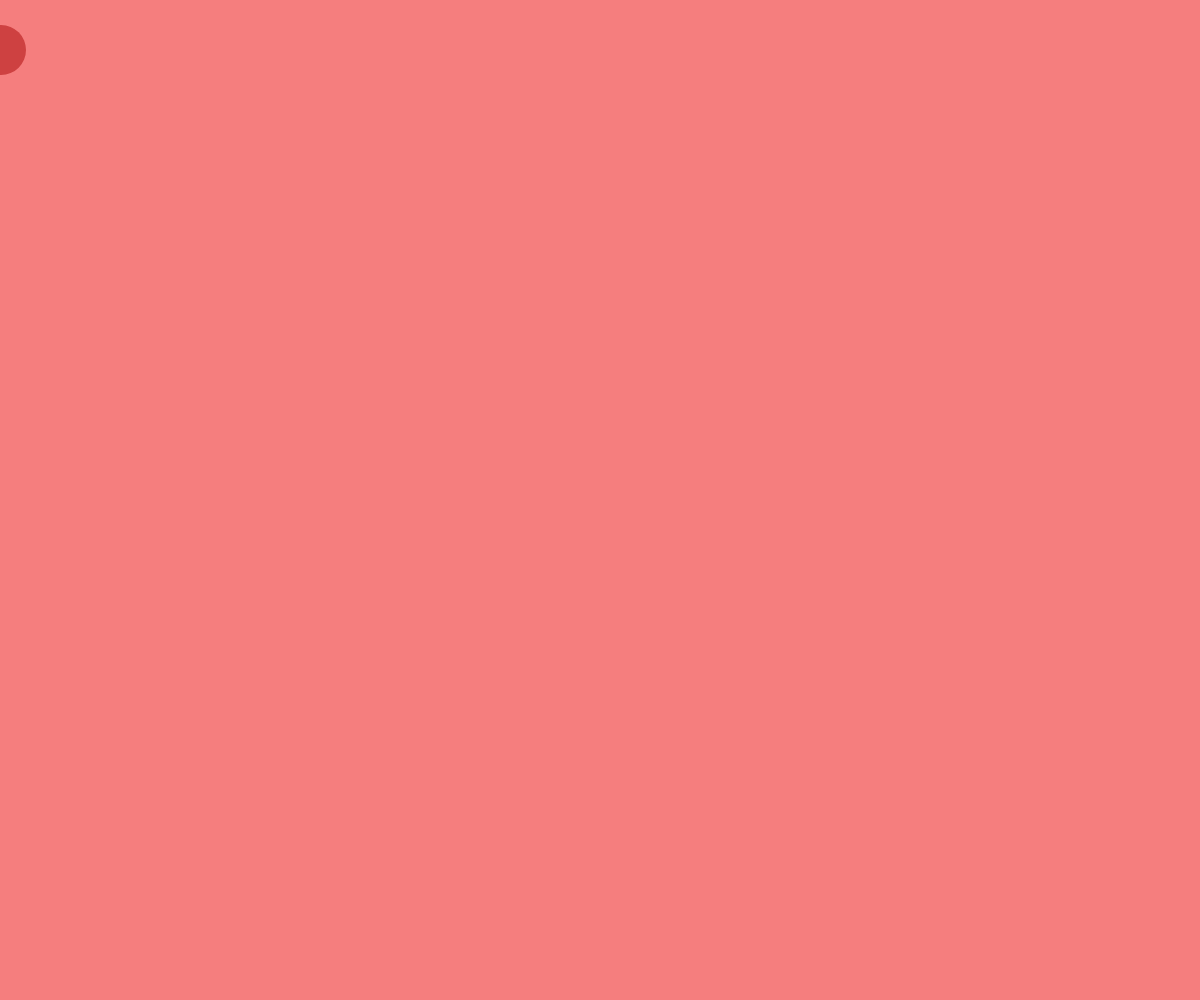
Frame 1 (no input)
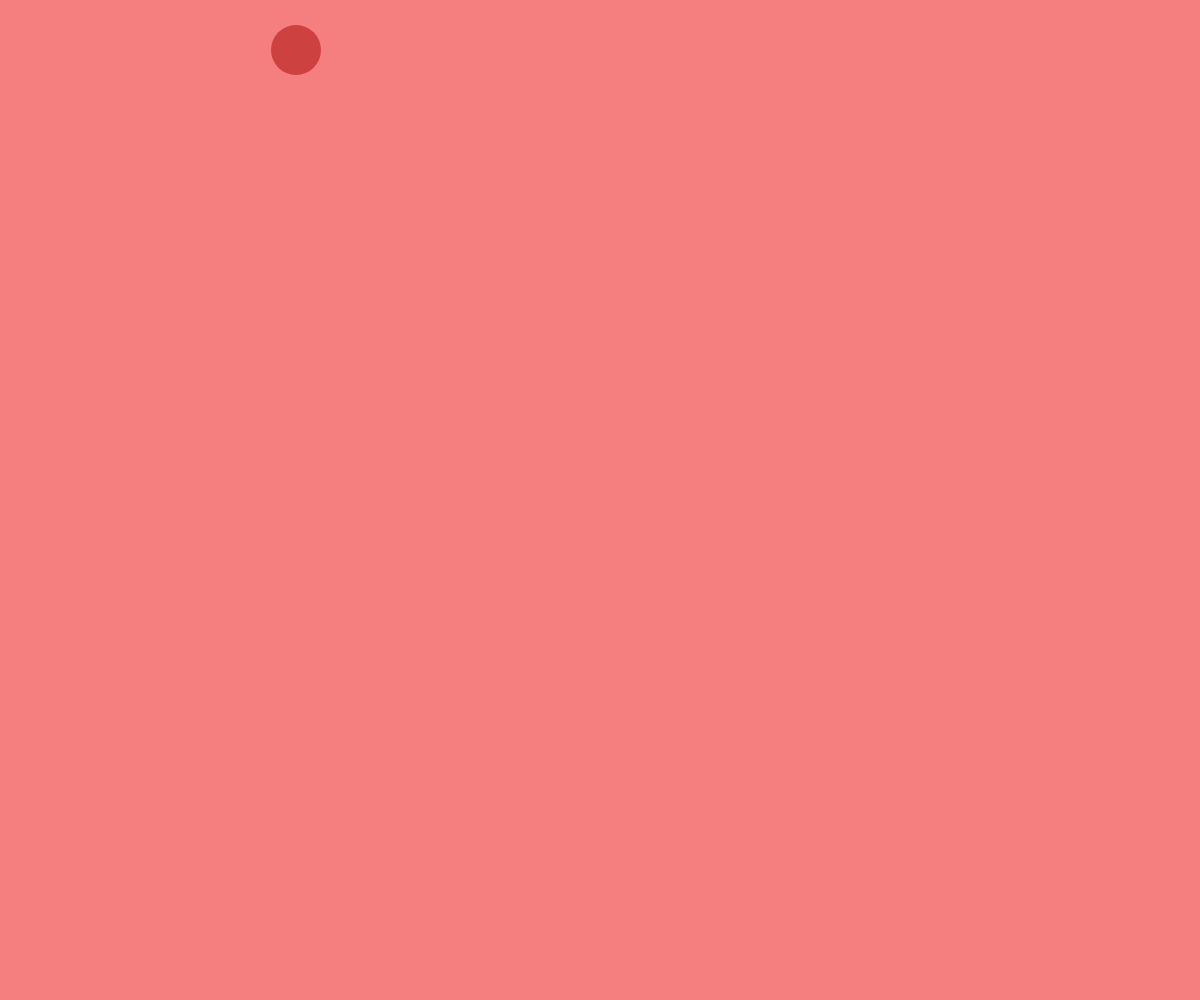
Frame 60 (no input)
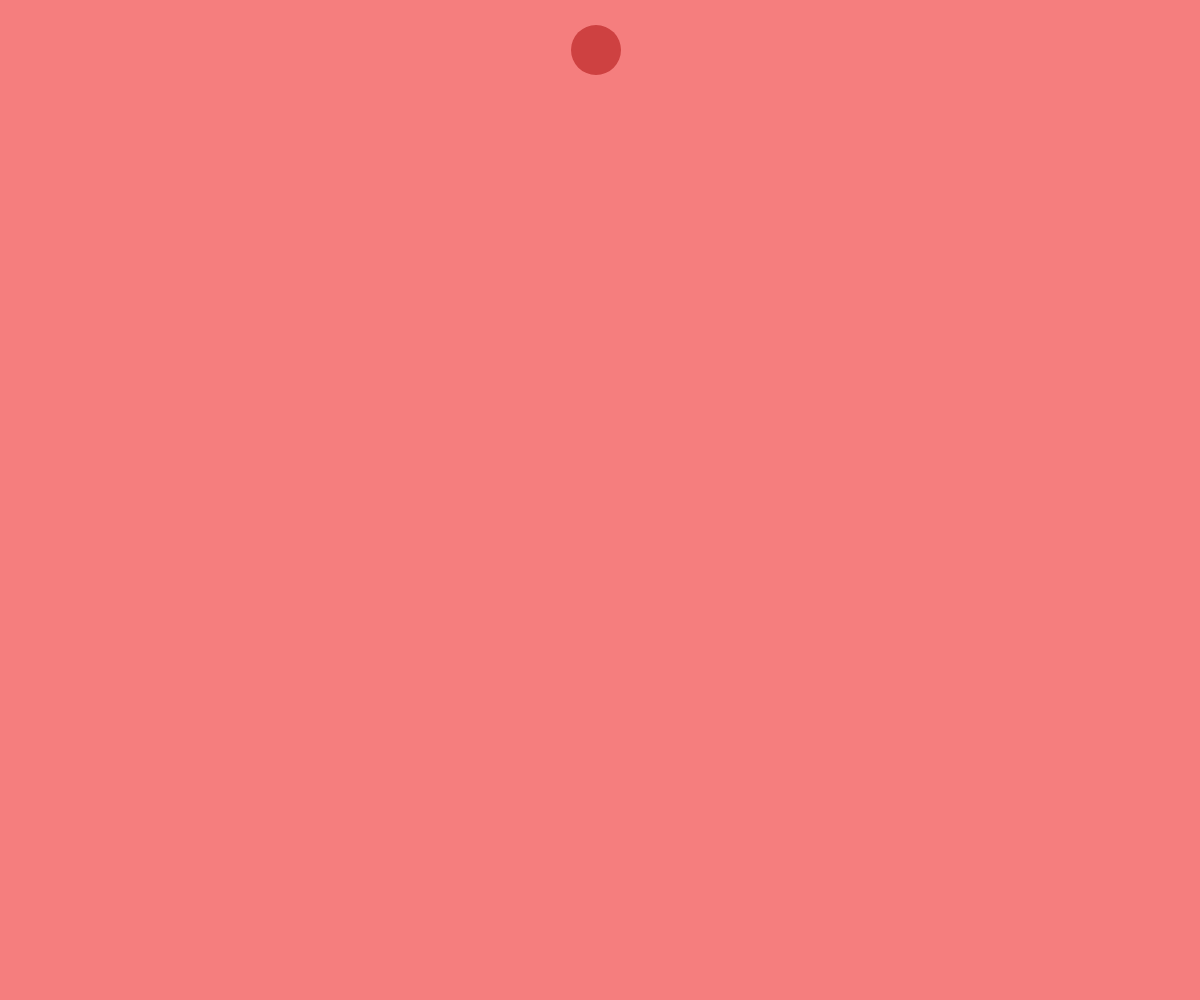
Frame 120 (the mouse pressed at the canvas centre since frame 60)

The p5.js sketch that drew these frames (run headless with seeded random() and noise() and a simulated clock; from frame 60 on, the mouse is pressed at the canvas centre):

// p5.js sketch
// ── sketch.js
var circle_x = 1;
var growth = 5;

function setup() {
  createCanvas(window.innerWidth, window.innerHeight);
  background("#F57E7E");
  noStroke(); // remove the black border
  fill("#CE4141"); // chnage shape fill colors
}

function draw() {
  background("#F57E7E");
  
   // move a circle from left to right
  ellipse(circle_x, 50, 50, 50); 
  circle_x += growth;
}
